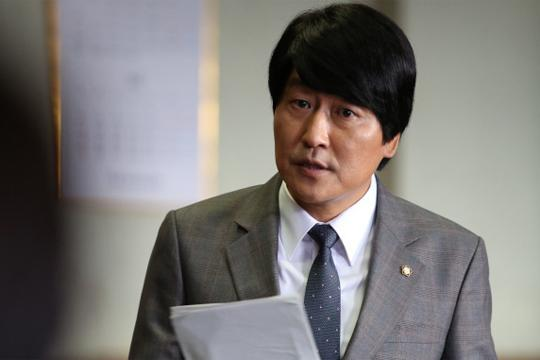
#> input picture chap04_NumPy/images/test1.jpg, 540 x 360 px, found by its file name
$ python step03_reshape.py
#> lines starting #> are read from the running program, lines starting #| are printed output that depends on the picture
# -*- coding: utf-8 -*-
"""
1. image shape : 3차원(세로 픽셀, 가로 픽셀, 컬러)
2. reshape : size는 변경하면 안됨
    ex) [2, 5] -> [5, 2] ok.
        [3, 4] -> [4, 2] X
"""
import numpy as np
from matplotlib.image import imread  # image 읽어오는 함수
import matplotlib.pylab as plt


# 1. image shape
file_path = 'C:\\ITWILL\\Work\\4_Python-II\\workspace\\chap04_NumPy\\images\\test1.jpg'
image = imread(file_path)
#> image is the input picture: shape (360, 540, 3); mean R, G, B 123.9, 120.6, 118.6
"""
array([[[ 93,  93,  85],
        [ 93,  93,  85],
        [ 94,  94,  86],
        ...,
        [112, 114, 101],
        [112, 114, 101],
        [112, 114, 101]],

       [[ 91,  91,  83],
        [ 92,  92,  84],
        [ 93,  93,  85],
        ...,
        [112, 114, 101],
        [112, 114, 101],
        [112, 114, 101]],

       [[ 90,  90,  82],
        [ 90,  90,  82],
        [ 91,  91,  83],
        ...,
        [112, 114, 101],
        [112, 114, 101],
        [112, 114, 101]],

       ...,

       [[ 30,  28,  33],
        [ 30,  28,  33],
        [ 30,  28,  33],
        ...,
        [137, 126, 106],
        [136, 125, 105],
        [135, 124, 104]],

       [[ 32,  30,  35],
        [ 32,  30,  35],
        [ 32,  30,  35],
        ...,
        [131, 118,  99],
        [130, 117,  98],
        [129, 116,  97]],

       [[ 34,  32,  37],
        [ 34,  32,  37],
        [ 34,  32,  37],
        ...,
        [128, 113,  94],
        [127, 112,  93],
        [126, 111,  92]]], dtype=uint8)
"""
type(image)  # numpy.ndarray
image.shape  # (360, 540, 3)  : (세로, 가로, 컬러)
print(image)  # 0~ 255의 농도(컬러)
#> (printed output is left out)

plt.imshow(image)

# RGB 색상 분류
r = image[:, :, 0]
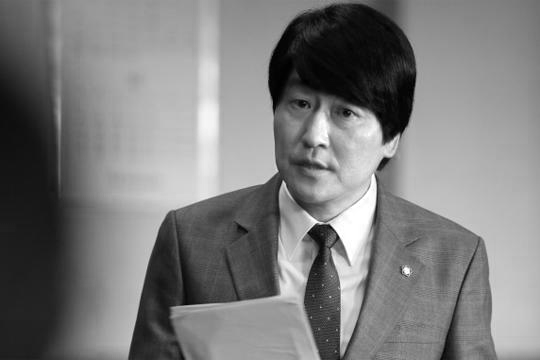
#> r: shape (360, 540); min 0, max 255, mean 123.9
g = image[:, :, 1]
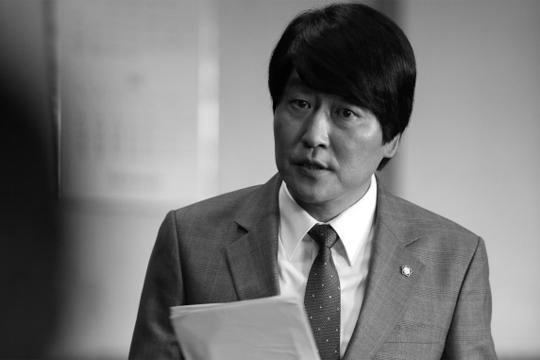
#> g: shape (360, 540); min 0, max 255, mean 120.6
b = image[:, :, 2]
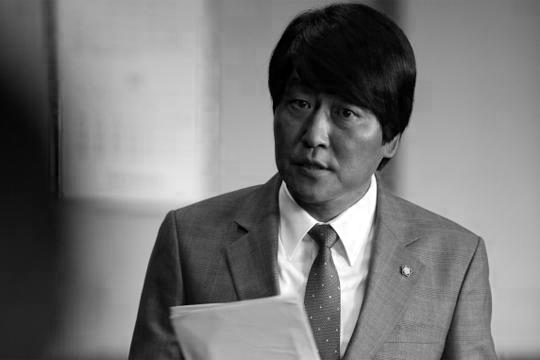
#> b: shape (360, 540); min 0, max 255, mean 118.6
r.shape  # (360, 540)
g.shape  # (360, 540)
b.shape  # (360, 540)


# 2. image data reshape
from sklearn.datasets import load_digits  # 아나콘다에서 데이터셋을 제공하는 모듈 : numpy

digit = load_digits()  # dataset loading
digit.DESCR  # 디스크라이브 멤버 : 해당 데이터에 대한 정보를 설명문으로.

X = digit.data  # x 변수(입력변수)  : image
Y = digit.target  # y 변수(정답=정수)  :

X.shape  # (1797, 64)  64 = 8X8로 reshape할 수 있음.
Y.shape  # (1797,)

X[0]  # 행 index
img0 = X[0].reshape(8,8)
img0
"""
array([[ 0.,  0.,  5., 13.,  9.,  1.,  0.,  0.],
       [ 0.,  0., 13., 15., 10., 15.,  5.,  0.],
       [ 0.,  3., 15.,  2.,  0., 11.,  8.,  0.],
       [ 0.,  4., 12.,  0.,  0.,  8.,  8.,  0.],
       [ 0.,  5.,  8.,  0.,  0.,  9.,  8.,  0.],
       [ 0.,  4., 11.,  0.,  1., 12.,  7.,  0.],
       [ 0.,  2., 14.,  5., 10., 12.,  0.,  0.],    0 흰색 <- -> 숫자 커질수록 검정색에 가까워짐
       [ 0.,  0.,  6., 13., 10.,  0.,  0.,  0.]])
"""
plt.imshow(img0)
Y[0]  # 0


X3d = img0 = X.reshape(-1, 8,8)  # -1 : 1797 전체
X3d.shape  # (1797, 8, 8) 흑백. >> 만약 컬러 이미지라면 (1797, 8, 8, 3)
           # (전체이미지수, 세로, 가로, (컬러))

# (1797, 8, 8, 1)
X4d = X3d[:, :, :, np.newaxis]  # 4번축 추가
X4d.shape  # (1797, 8, 8, 1)


# 3. reshape
"""
전치행렬 : T
swapaxis = 전치행렬과 비슷
transpose() : 3차원 이상 모양 변경
"""

# 1) 전치행렬
data = np.arange(10).reshape(2,5)
data
"""
array([[0, 1, 2, 3, 4],
       [5, 6, 7, 8, 9]])
"""

print(data.T)
"""
[[0 5]
 [1 6]
 [2 7]
 [3 8]
 [4 9]]
"""

# 3) transpose()
'''
1차원 : 효과 없음
2차원 : 전치행렬 동일함
3차원 : (0,1,2) -> (2,1,0) 지정하여 축이 바뀜
'''

arr3d = np.arange(1, 25).reshape(4,2,3)
arr3d
"""
array([[[ 1,  2,  3],
        [ 4,  5,  6]],

       [[ 7,  8,  9],
        [10, 11, 12]],

       [[13, 14, 15],
        [16, 17, 18]],

       [[19, 20, 21],
        [22, 23, 24]]])
"""
arr3d.shape  # (4, 2, 3)

#  (0,1,2) -> (2,1,0)  : 축의 넘버를 가지고 위치를 변경할 때
arr3d_tran = arr3d.transpose(2,1,0)
arr3d_tran.shape  # (3,2,4)
arr3d_tran

#  (0,1,2) -> (1,2,0)
arr3d_tran = arr3d.transpose(1,2,0)
arr3d_tran.shape  # (2, 3, 4)
arr3d_tran
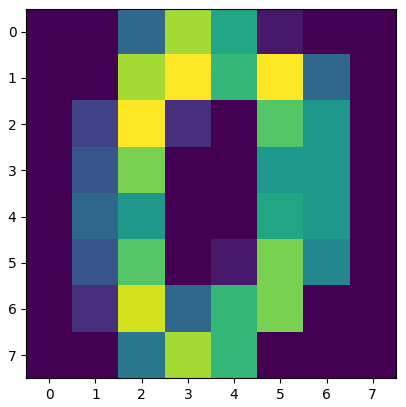
#> figure drawn by matplotlib, 1 panel

$ run again, with chap04_NumPy/images/test2.jpg copied over chap04_NumPy/images/test1.jpg
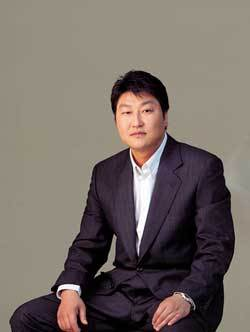
#> input picture chap04_NumPy/images/test2.jpg, 250 x 332 px, found by its file name
#> image is the input picture: shape (332, 250, 3); mean R, G, B 117.4, 107.3, 101.5
#> (printed output is left out)
#> `r = image[:, :, 0]`:
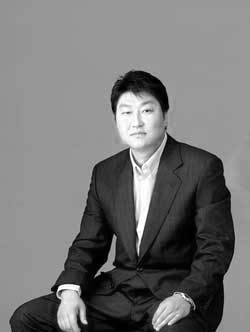
#> r: shape (332, 250); min 0, max 255, mean 117.4
#> `b = image[:, :, 2]`:
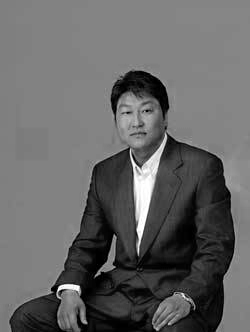
#> b: shape (332, 250); min 0, max 255, mean 101.5
